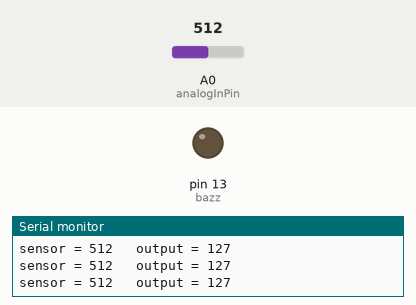
Simulated run of this sketch. Board: Arduino Uno, built with avr-gcc and run on an emulated ATmega328P. On the bench: output pins drawn as LEDs (lit = HIGH), the last lines printed to the serial monitor. Inputs (shaded band) come from the test bench; at power-on: A0 (analogInPin) = 512.

Above: at 1.2 s.
1.3 s: A0 (analogInPin) set to 531
At 1.7 s:
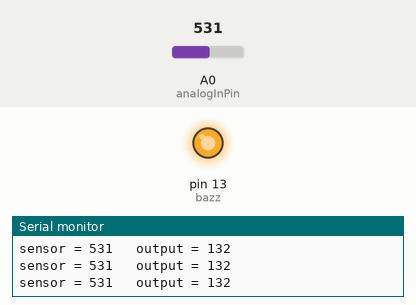
2.8 s: A0 (analogInPin) set to 511
At 3.4 s:
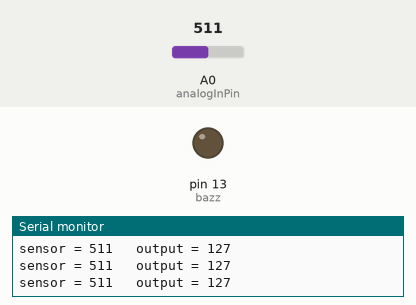
5.8 s: A0 (analogInPin) set to 716
At 6.9 s:
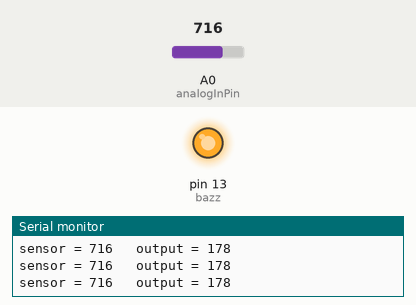
Timing chart, 0 to 8.8 s (numbered marks = the images above; inputs shaded):
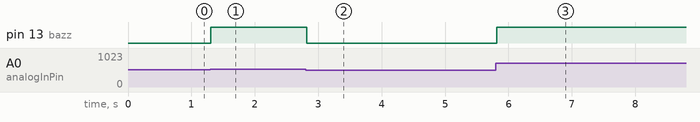

The sketch:

cpiProject.ino
```cpp
// These constants won't change. They're used to give names to the pins used:
const int analogInPin = A0;  // Analog input pin that the potentiometer is attached to
const int analogOutPin = 9; // Analog output pin that the LED is attached to

int sensorValue = 0;        // value read from the pot
int outputValue = 0;     // value output to the PWM (analog out)
int bazz = 13;

void setup() {

  // initialize serial communications at 9600 bps:
  Serial.begin(9600);
}


void loop() {

  // read the analog in value:
  sensorValue = analogRead(analogInPin);
  // map it to the range of the analog out:
  outputValue = map(sensorValue, 0, 1023, 0, 255);
  // change the analog out value:
  analogWrite(bazz, outputValue);

  // print the results to the Serial Monitor:


  Serial.print("sensor = ");
  Serial.print(sensorValue);
  Serial.print("\t output = ");
  Serial.println(outputValue);


  // wait 2 milliseconds before the next loop for the analog-to-digital
  // converter to settle after the last reading:
  delay(2);
}
```

Measured:
- the behaviour switches between 513 and 514 on A0 (analogInPin) (found by bisection; images 0 and 1)
- after the input at 1.3 s, pin 13 (bazz): LOW → HIGH at once
- after the input at 2.8 s, pin 13 (bazz): HIGH → LOW at once
- after the input at 5.8 s, pin 13 (bazz): LOW → HIGH at once
